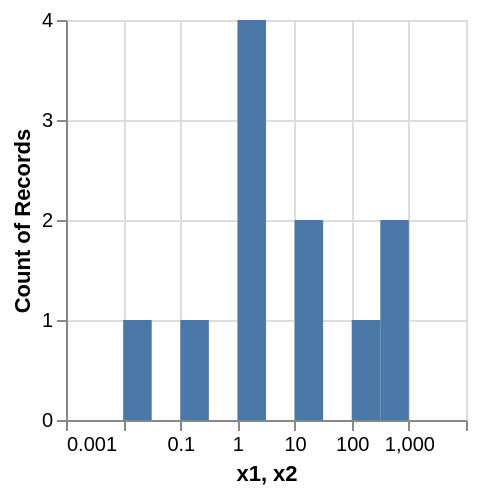

Vega-Lite specification stored for this chart:
### Vega specification from a JSON file in a GitHub repository (floating-point values rounded to 4 significant figures)
{"$schema": "https://vega.github.io/schema/vega/v5.json", "description": "Log-scaled Histogram.  We may improve the support of this. See https://github.com/vega/vega-lite/issues/4792.", "autosize": "pad", "padding": 5, "width": 200, "height": 200, "style": "cell", "data": [{"name": "source_0", "values": [{"x": 0.01}, {"x": 0.1}, {"x": 1}, {"x": 1}, {"x": 1}, {"x": 1}, {"x": 10}, {"x": 10}, {"x": 100}, {"x": 500}, {"x": 800}]}, {"name": "data_0", "source": "source_0", "transform": [{"type": "formula", "expr": "log(datum.x)/log(10)", "as": "log_x"}, {"type": "extent", "field": "log_x", "signal": "bin_maxbins_10_log_x_extent"}, {"type": "bin", "field": "log_x", "as": ["bin_log_x", "bin_log_x_end"], "signal": "bin_maxbins_10_log_x_bins", "maxbins": 10, "extent": {"signal": "bin_maxbins_10_log_x_extent"}}, {"type": "formula", "expr": "pow(10, datum.bin_log_x)", "as": "x1"}, {"type": "formula", "expr": "pow(10, datum.bin_log_x_end)", "as": "x2"}, {"type": "aggregate", "groupby": ["x1", "x2"], "ops": ["count"], "fields": [null], "as": ["__count"]}]}], "marks": [{"name": "marks", "type": "rect", "style": ["bar"], "from": {"data": "data_0"}, "encode": {"update": {"fill": [{"test": "datum[\"x1\"] === null || isNaN(datum[\"x1\"]) || datum[\"__count\"] === null || isNaN(datum[\"__count\"])", "value": null}, {"value": "#4c78a8"}], "tooltip": {"signal": "{\"x1\": format(datum[\"x1\"], \"\"), \"x2\": format(datum[\"x2\"], \"\"), \"Count of Records\": format(datum[\"__count\"], \"\")}"}, "x": {"scale": "x", "field": "x1"}, "x2": {"scale": "x", "field": "x2"}, "y": {"scale": "y", "field": "__count"}, "y2": {"scale": "y", "value": 0}}}}], "scales": [{"name": "x", "type": "log", "domain": {"data": "data_0", "fields": ["x1", "x2"]}, "range": [0, {"signal": "width"}], "base": 10, "nice": true, "padding": 5}, {"name": "y", "type": "linear", "domain": {"data": "data_0", "field": "__count"}, "range": [{"signal": "height"}, 0], "nice": true, "zero": true}], "axes": [{"scale": "x", "orient": "bottom", "grid": false, "title": "x1, x2", "tickCount": 5, "labelFlush": true, "labelOverlap": "greedy", "zindex": 1}, {"scale": "x", "orient": "bottom", "tickCount": 5, "gridScale": "y", "grid": true, "domain": false, "labels": false, "maxExtent": 0, "minExtent": 0, "ticks": false, "zindex": 0}, {"scale": "y", "orient": "left", "grid": false, "title": "Count of Records", "labelOverlap": true, "tickCount": {"signal": "ceil(height/40)"}, "zindex": 1}, {"scale": "y", "orient": "left", "gridScale": "x", "grid": true, "tickCount": {"signal": "ceil(height/40)"}, "domain": false, "labels": false, "maxExtent": 0, "minExtent": 0, "ticks": false, "zindex": 0}]}
